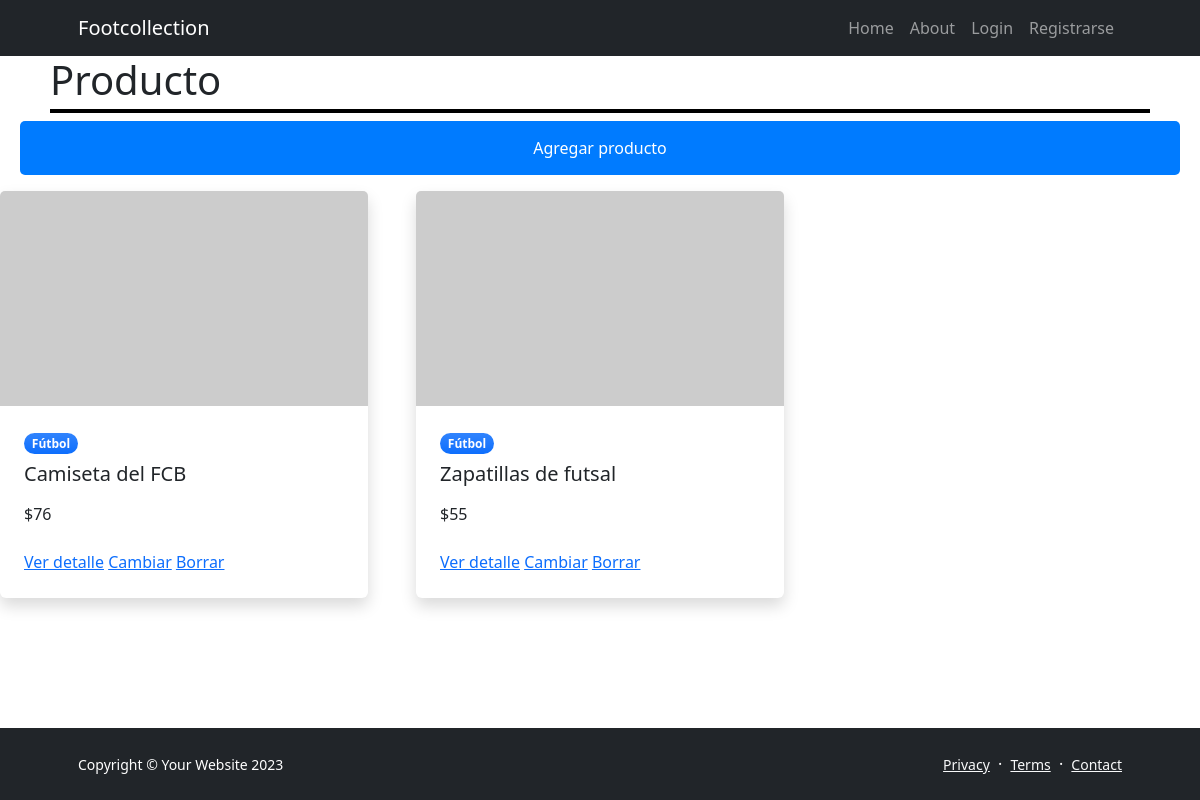
The page /producto/ on the database its author committed.
### Producto/models.py (models this page shows, shortened)
class Producto(models.Model):
    nombre = models.CharField(max_length=100)
    descripcion = models.CharField(max_length=300)
    precio = models.IntegerField()
    imagen = models.ImageField(upload_to="imagen", null=True, blank=True)

### Producto/views.py (the view)
# urls.py: path("", views.home, name="home"),
def home(request):
    query = models.Producto.objects.all()
    context = {"productos": query}
    return render(request, "Producto/index.html", context)

### Producto/templates/Producto/index.html (shortened to what this page needs)
{% extends 'core/base.html' %}
{% block title %}
  <h1 class="titulo">Producto</h1>
{% endblock title %}
{% block contenido %}
    <p><a href="{% url 'Producto:producto_create' %}" class="boton">Agregar producto</a></p>
  <div class="row gx-5">
    {% for producto in productos %}
      {% include 'core/components/card.html'  with titulo=producto.nombre texto=producto.precio%}
    {% endfor %}
  </div>
{% endblock contenido %}

### core/templates/core/components/card.html
<div class="col-lg-4 mb-5">
    <div class="card h-100 shadow border-0">
        <img class="card-img-top" src="https://dummyimage.com/600x350/ced4da/6c757d" alt="..." />
        <div class="card-body p-4">
            <div class="badge bg-primary bg-gradient rounded-pill mb-2">Fútbol</div>
            <h5 class="card-title mb-3">{{ titulo }}</h5></a>
            <p class="card-text mb-0">${{ texto }}</p>
        </div>
        <div class="card-footer p-4 pt-0 bg-transparent border-top-0">
                    <a href="{% url 'Producto:producto_detail' producto.id %}">Ver detalle</a>
                    <a href="{% url 'Producto:producto_update' producto.id %}">Cambiar</a>
                    <a href="{% url 'Producto:producto_delete' producto.id %}">Borrar</a>
        </div>
    </div>
</div>

### Producto/templates/Producto/index.html (style rules this page uses)
.titulo { margin-left: 50px; border-bottom: 4px solid black; padding-bottom: 5px; margin-right: 50px }
.boton { display: block; width: calc(100% - 40px); margin: 0 auto; background-color: #007bff; color: #fff; padding: 15px 20px; text-align: center; text-decoration: none; border: none; border-radius: 5px; cursor: pointer; font-size: 16px; box-sizing: border-box; }

### rows shown on the page
Producto: nombre "Camiseta del FCB", precio "76"
Producto: nombre "Zapatillas de futsal", precio "55"
